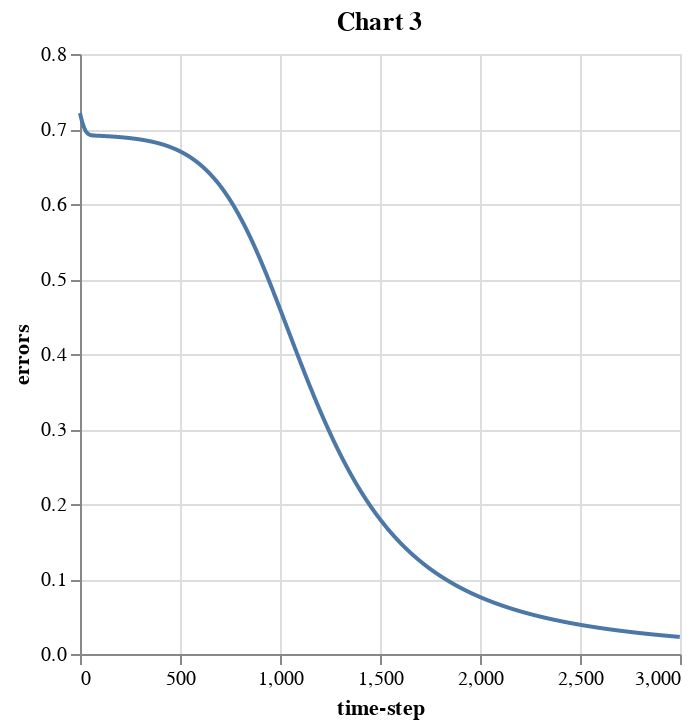

The notebook cell saved with this chart:
### Code cell
# Inputs: XOR problem
X = np.array([[0, 0, 1, 1],
              [0, 1, 0, 1]]).T  # Shape (4, 2)
y = np.array([[0, 1, 1, 0]]).T  # Shape (4, 1)

# Convert to torch tensors
X_tensor = torch.tensor(X, dtype=torch.float32)
y_tensor = torch.tensor(y, dtype=torch.float32)

# Define the model
class SimpleNet(nn.Module):
    def __init__(self):
        super(SimpleNet, self).__init__()
        self.fc1 = nn.Linear(2, 16)
        self.fc2 = nn.Linear(16, 1)
        self.sigmoid = nn.Sigmoid()

    def forward(self, x):
        x = self.sigmoid(self.fc1(x))
        x = self.sigmoid(self.fc2(x))
        return x

model = SimpleNet()

# Loss and optimizer
criterion = nn.BCELoss()
optimizer = optim.Adam(model.parameters())

# Training loop
errors = []
epochs = 3000

for epoch in range(epochs):
    optimizer.zero_grad()
    outputs = model(X_tensor)
    loss = criterion(outputs, y_tensor)
    loss.backward()
    optimizer.step()
    errors.append(loss.item())

# Convert errors to DataFrame and plot
df2 = pd.DataFrame({"errors": errors, "time-step": np.arange(epochs)})

alt.Chart(df2).mark_line().encode(
    x="time-step",
    y="errors"
).properties(title='Chart 3')

### Figure 1 — Vega-Lite specification as saved in the notebook (floating-point values rounded to 4 significant figures; data arrays with more than 128 entries replaced by an {"elided": "..."} marker saying what was removed)
{"config": {"view": {"continuousWidth": 300, "continuousHeight": 300}}, "data": {"name": "data-b6d75db74ecec1f3ef41c4dd18016fe6"}, "mark": {"type": "line"}, "encoding": {"x": {"field": "time-step", "type": "quantitative"}, "y": {"field": "errors", "type": "quantitative"}}, "title": "Chart 3", "$schema": "https://vega.github.io/schema/vega-lite/v5.20.1.json", "datasets": {"data-b6d75db74ecec1f3ef41c4dd18016fe6": {"elided": "3000 records"}}}
